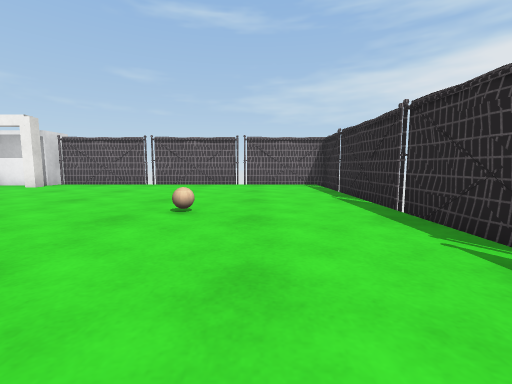
view 1 (above)

16 first-person views from a walk through a Unity game level. The camera is 0.64 m above the floor, tilts 6° down and sees 90° across. The floor is counted in squares, 1 m on a side. Each view is taken from the middle of a square. On the plan, view 1 faces up. The plan holds only what a view shows up to about 9 squares ahead; the rest is blank. The place goes on beyond the plan. The player is left out. Surface patterns are stand-ins for the level's own textures.

view 2
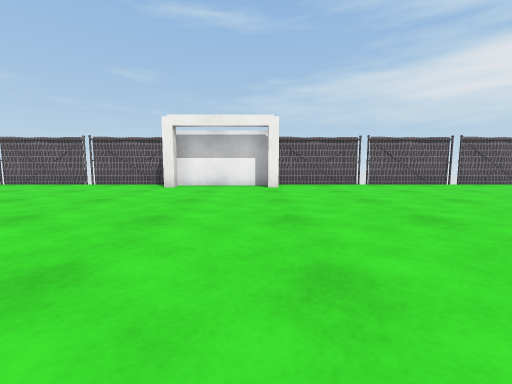

view 3
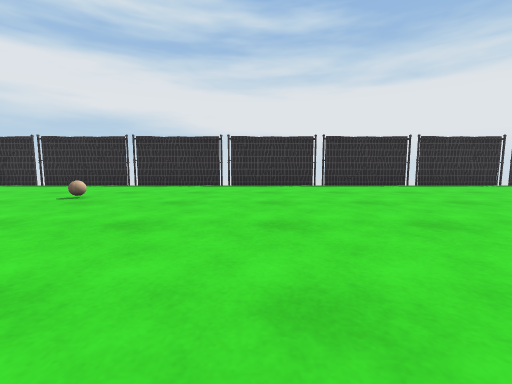

view 4
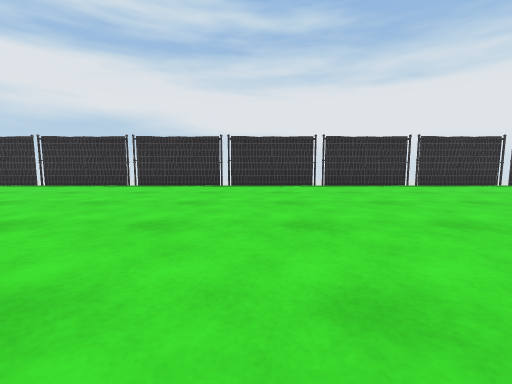

view 5
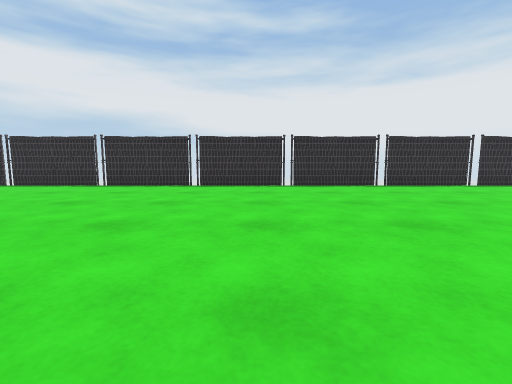

view 6
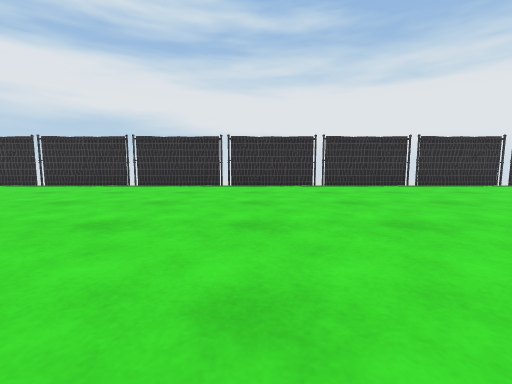

view 7
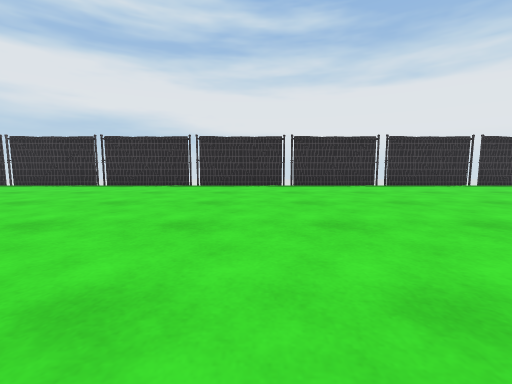

view 8
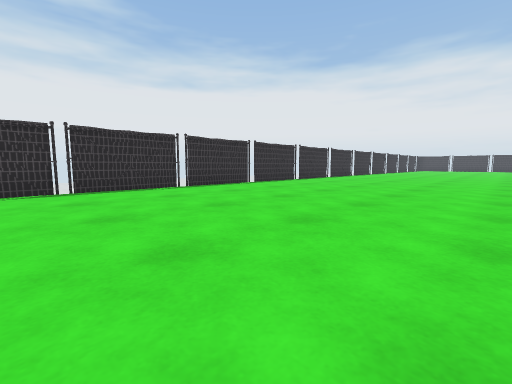

view 9
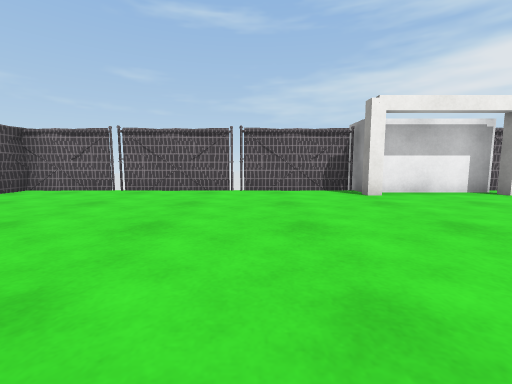

view 10
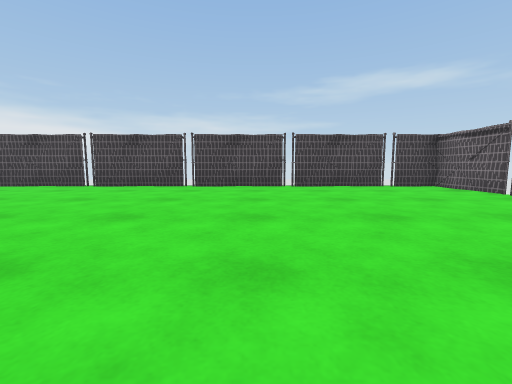

view 11
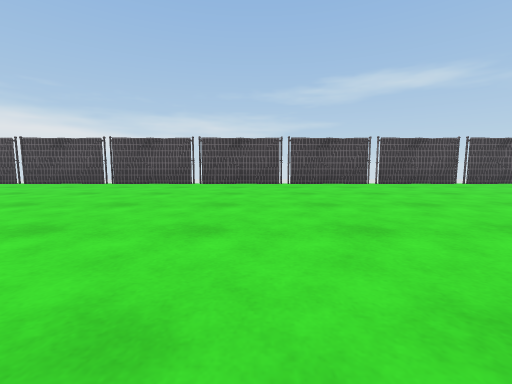

view 12
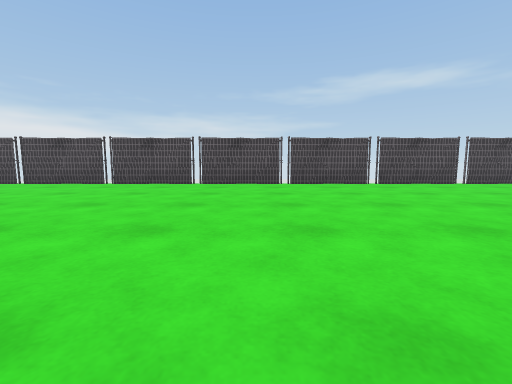

view 13
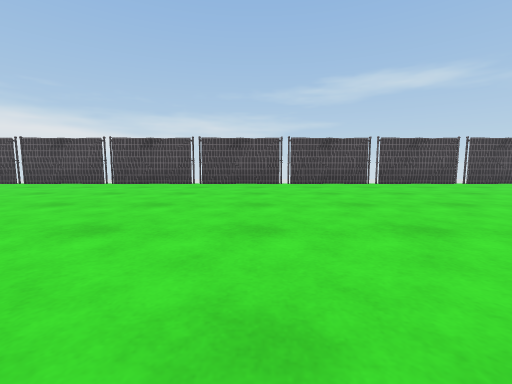

view 14
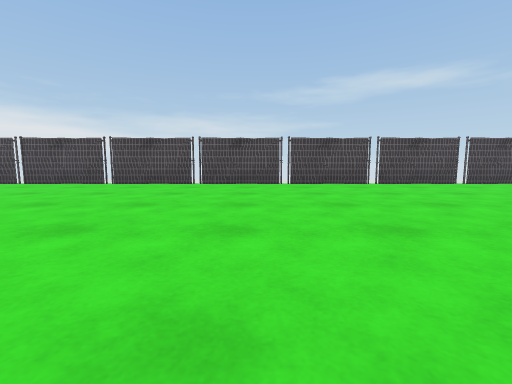

view 15
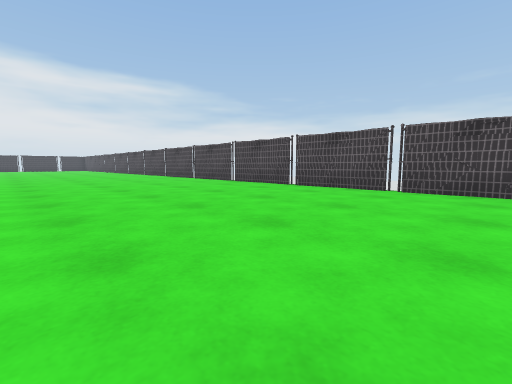

view 16
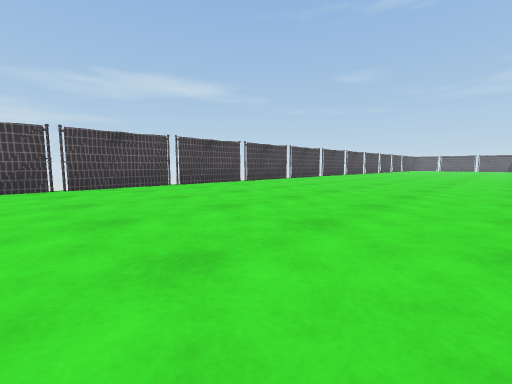

### Floor plan
Key: @ floor where view 1 was taken; # wall or solid block; x gap in a wall; . floor; v drop or lower ground; B ball; O other object.
Columns run from 18 left of view 1 to 2 right of it. Each row starts with its distance up from view 1.
  9  #xx#xx#xO Ox#xx#xx#v
  8 #........OOO........#
  7 v...................v
  6 #...................#
  5 #...................#
  4 v................B..v
  3 #...................#
  2 #....... ...........#
  1 v....... ...........v
  0 #......    .......@.#
 -1 #........    .......#
 -2 v........    .......v
 -3 #.........  ........#
 -4 #........    .......#
 -5 v........    .......v
 -6 #......        .....#
 -7 #........      .....#
 -8 v........    .......v
 -9 #.........   .......#
-10 #........   ........#
-11 v........    .......v
-12 #........    .......#
-13 #........    .......#
-14 v........    .......v
-15 #.........  ........#
-16 #........    .......#
-17 v........    .......v
-18 #.........   .......#
-19 #........   ........#
-20 v........    .......v
-21 #........    .......#
-22 #........    .......#
-23 v........    .......v
-24 #........    .......#

Positions as (right, up) in squares from view 1, and headings:
1: (0, 0), facing up
2: (-7, 0), facing up
3: (-6, 0), facing right
4: (-6, -3), facing right
5: (-6, -10), facing right
6: (-6, -15), facing right
7: (-6, -19), facing right
8: (-5, -19), facing down-right
9: (-12, 2), facing up
10: (-10, 3), facing left
11: (-9, -3), facing left
12: (-9, -9), facing left
13: (-9, -15), facing left
14: (-9, -18), facing left
15: (-11, -18), facing down-left
16: (-10, -24), facing up-left
